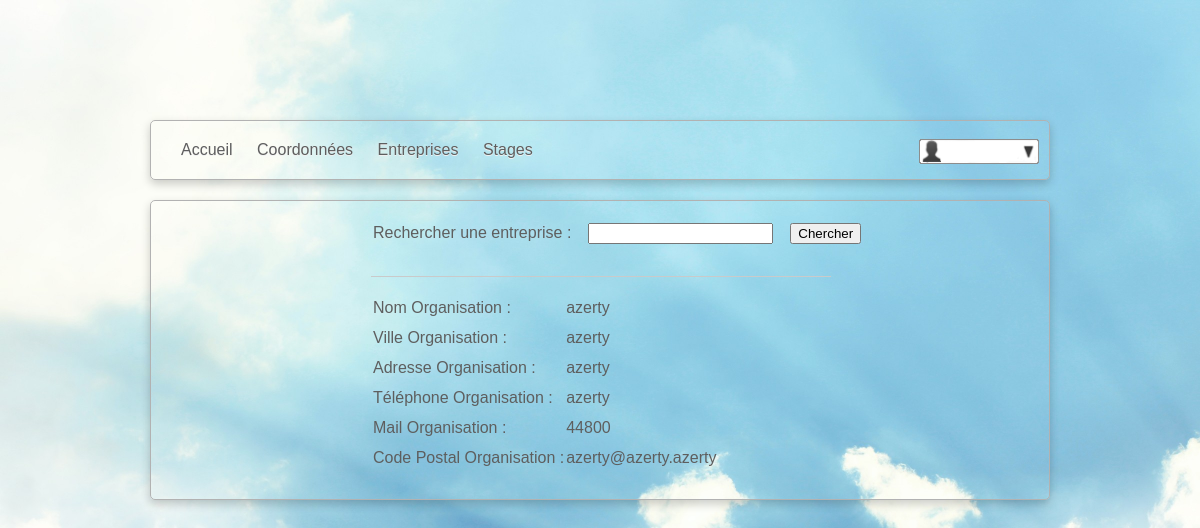
Before: /controleur/ctrlEntreprise.inc.php with the older database file.
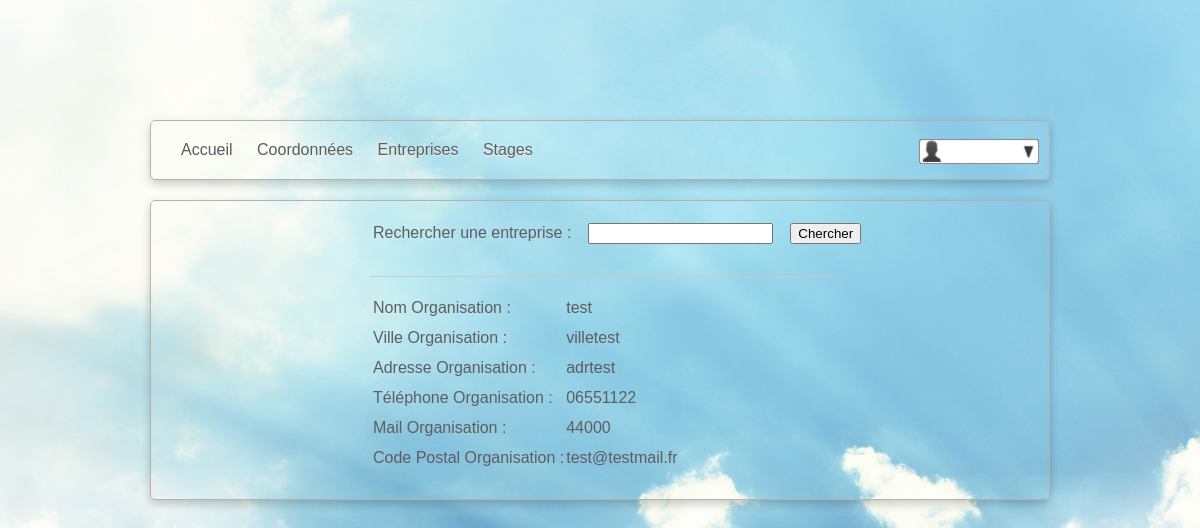
After: the same page with the newer database file.
### tables this page shows
CREATE TABLE IF NOT EXISTS `ORGANISATION` (
  `IDORGANISATION` varchar(10) NOT NULL,
  `NOM_ORGANISATION` varchar(255) NOT NULL,
  `VILLE_ORGANISATION` varchar(128) NOT NULL,
  `ADRESSE_ORGANISATION` varchar(128) NOT NULL,
  `CP_ORGANISATION` bigint(5) NOT NULL,
  `TEL_ORGANISATION` varchar(10) NOT NULL,
  `FAX_ORGANISATION` varchar(10) DEFAULT NULL,
  `FORMEJURIDIQUE` varchar(10) DEFAULT NULL,
  `MAIL` char(32) DEFAULT NULL,
  PRIMARY KEY (`IDORGANISATION`)
);

### controleur/ctrlEntreprise.inc.php (called while the page is built, shortened)
<?php
include_once("./modele/modele.inc.php");
$res=coordonneesOrganisation();
include("./vue/template.inc.php");
?>

### modele/modele.inc.php (called while the page is built, shortened)
<?php
function coordonneesOrganisation(){
    $connexion = mysql_connect('localhost', 'root', 'root');
    $sql= "SELECT NOM_ORGANISATION, VILLE_ORGANISATION, ADRESSE_ORGANISATION, CP_ORGANISATION, TEL_ORGANISATION, MAIL FROM ORGANISATION";
    $resultat= mysql_query($sql,$connexion);
        while ($ligne=mysql_fetch_assoc($resultat))  {
        $Retour["NOM_ORGANISATION"] = $ligne['NOM_ORGANISATION'];
        $Retour["VILLE_ORGANISATION"] = $ligne['VILLE_ORGANISATION'];
        $Retour["ADRESSE_ORGANISATION"]= $ligne['ADRESSE_ORGANISATION'];
        $Retour["CP_ORGANISATION"]= $ligne['CP_ORGANISATION'];
        $Retour["TEL_ORGANISATION"]= $ligne['TEL_ORGANISATION'];
        $Retour["MAIL"]= $ligne['MAIL'];
    }
        return $Retour;
}
?>

### vue/vueEntreprises.inc.php (the view)
<?php
        $NOMORG = $res['NOM_ORGANISATION'];
        $VILLEORG = $res['VILLE_ORGANISATION'];
        $ADRESSEORG = $res['ADRESSE_ORGANISATION'];
        $CODEPOST = $res['CP_ORGANISATION'];
        $TELORG = $res['TEL_ORGANISATION'];
        $MAIL = $res['MAIL'];
?>
<div class="contenu">
	<div class="topEnt">
		<form action="">
		<table>
			<tr>
				<td>Rechercher une entreprise :</td>
				<td><input input id="entreprise" type="text" value="" name="entreprise"></td>
				<td><input type="submit" value="Chercher"></td>
			</tr>
		</table>
		</form>
		<div class="separation"></div>
		  <table>
           <tr>
               <td>Nom Organisation :</td>
               <td class="rep"><?php echo $NOMORG; ?></td>
           </tr>
           <tr>
               <td>Ville Organisation :</td>
               <td class="rep"><?php echo $VILLEORG; ?></td>
           </tr>
           <tr>
               <td>Adresse Organisation :</td>
               <td class="rep"><?php echo $ADRESSEORG; ?></td>
           </tr>
           <tr>
               <td>Téléphone Organisation :</td>
               <td class="rep"><?php echo $TELORG; ?></td>
           </tr>
           <tr>
               <td>Mail Organisation :</td>
               <td class="rep"><?php echo $CODEPOST; ?></td>
           </tr>
            <tr>
               <td>Code Postal Organisation :</td>
               <td class="rep"><?php echo $MAIL; ?></td>
       </table>
	</div>
</div>

### vue/template.inc.php (shortened to what this page needs)
<!DOCTYPE html >
<html lang="fr">
    <head>
        <link rel="stylesheet" href="./vue/css/style.css" />
    </head>
    <body>
	   <section>
            <header>
               <?php include("$entete"); ?>
            </header>
            <article>
                <?php include("$centre");?>
            </article>
        </section>
    </body>
</html>

### vue/vueMenu.inc.php (shortened to what this page needs)
<nav>
        <div class="menuGauche">
            <ul>
                <li>
                    <a href="index.php?action=accueil">Accueil</a>
                </li>
                <li>
                    <a href="index.php?action=coordonnees">Coordonnées</a>
                </li>
                <li>
                    <a href="index.php?action=entreprise">Entreprises</a>
                </li>
                <li>
                    <a href="index.php?action=stages">Stages</a>
                </li>
            </ul>
        </div>
        <div class="container">
            <img src="./vue/img/MenuQuit.png" class="menu_head" width=120px height=25px/>
            <span id=textlogin><?php echo $_SESSION['login'] ?></span>
        </div>
</nav>

### vue/css/style.css (style rules this page uses)
html, body, div, span, applet, object, iframe, h1, h2, h3, h4, h5, h6, p, blockquote, pre, a, abbr, acronym, address, big, cite, code, del, dfn, em, img, ins, kbd, q, s, samp, small, strike, strong, sub, sup, tt, var, b, u, i, center, dl, dt, dd, ol, ul, li, fieldset, form, label, legend, table, caption, tbody, tfoot, thead, tr, th, td, section, aside, canvas, details, embed, figure, figcaption, footer, header, hgroup, menu, nav, output, ruby, section, summary, time, mark, audio, video { border: 0 none; font: inherit; margin: 0; padding: 0; vertical-align: baseline; }
a { text-decoration: none; color: #5E5E5E; }
body { background: url("../img/fond2.jpg") no-repeat center center fixed; background-attachment: fixed; background-position: center; -webkit-background-size: cover; -moz-background-size: cover; -o-background-size: cover; background-size: cover; font-family: Helvetica,sans-serif; }
section { margin: 0 auto; width:900px; height: 800; margin-top: 10% }
nav { text-align: left; padding-left : 20px ; -webkit-border-radius: 5px; -moz-border-radius: 5px; border-radius: 5px; border: 1px solid #B2B2B2; box-shadow: 0 4px 10px rgba(0, 0, 0, 0.2); background: -moz-linear-gradient(#ddd, #CACACA) repeat scroll 0 0 transparent; font-size: 1em; color: #5E5E5E; text-shadow: 0 1px 0 #F0F0F0; margin-bottom: 20px; }
nav li { display: inline-block; padding: 10px; position: relative; }
nav .menuGauche { width: 700px; margin-top:10px; padding-bottom: 10px; }
nav #textlogin { top:-26px; position:relative; padding-left: 30px; }
.container { width:120px; height:50px;float: right;margin-top: -40px;margin-right: 10px; }
article { -webkit-border-radius: 5px; -moz-border-radius: 5px; border-radius: 5px; background: -moz-linear-gradient(#CACACA, #909090) repeat scroll 0 0 transparent; font-size: 1em; color: #5E5E5E; border: 1px solid #B2B2B2; box-shadow: 0 4px 10px rgba(0, 0, 0, 0.2); }
article .contenu { margin: 20px; width: 860px; }
article td { padding-bottom: 10px; }
article td input { margin-left: 15px; }
article .separation { margin-right: 200px; margin-top: 20px; margin-bottom: 20px; border-top: 1px solid #cacaca; }
article .topEnt { margin-left:200px; }

Changed rows visible on the page:
removed organisation: NOM_ORGANISATION "azerty", VILLE_ORGANISATION "azerty", ADRESSE_ORGANISATION "azerty", TEL_ORGANISATION "azerty", CP_ORGANISATION "44800", MAIL "azerty@azerty.azerty"
now on this page (row edited): organisation: NOM_ORGANISATION "test", VILLE_ORGANISATION "villetest", ADRESSE_ORGANISATION "adrtest", TEL_ORGANISATION "06551122", CP_ORGANISATION "44000", MAIL "test@testmail.fr"
